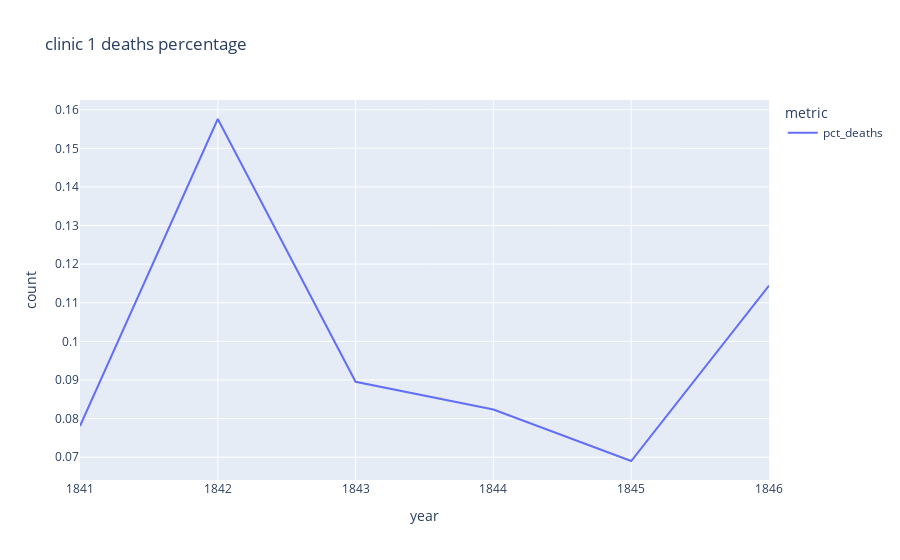

Notebook cell for this chart:
### Code cell
fig = px.line(clinic1_df, x='year', y=['pct_deaths'],
            title='clinic 1 deaths percentage',
            labels = {'value': 'count', 'variable':'metric'})
fig.show()

### Figure 1 — Plotly figure (JSON) as saved in the notebook; plotly's stock layout.template omitted (floating-point values rounded to 4 significant figures)
{"data": [{"hovertemplate": "metric=pct_deaths<br>year=%{x}<br>count=%{y}<extra></extra>", "legendgroup": "pct_deaths", "line": {"color": "#636efa", "dash": "solid"}, "marker": {"symbol": "circle"}, "mode": "lines", "name": "pct_deaths", "orientation": "v", "showlegend": true, "type": "scatter", "x": [1841, 1842, 1843, 1844, 1845, 1846], "xaxis": "x", "y": [0.07806, 0.1576, 0.08954, 0.08236, 0.06901, 0.1145], "yaxis": "y"}], "layout": {"legend": {"title": {"text": "metric"}, "tracegroupgap": 0}, "title": {"text": "clinic 1 deaths percentage"}, "xaxis": {"anchor": "y", "domain": [0, 1], "title": {"text": "year"}}, "yaxis": {"anchor": "x", "domain": [0, 1], "title": {"text": "count"}}}}
